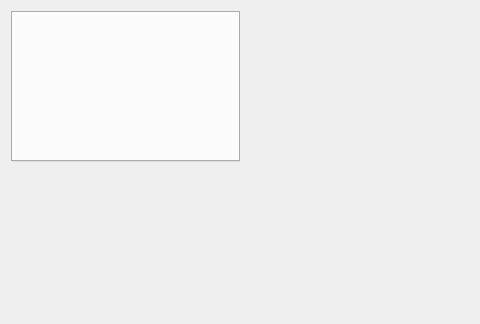
<?xml version="1.0" encoding="UTF-8"?>
<ui version="4.0">
 <class>WidgetAritightForm</class>
 <widget class="QWidget" name="WidgetAritightForm">
  <property name="geometry">
   <rect>
    <x>0</x>
    <y>0</y>
    <width>480</width>
    <height>324</height>
   </rect>
  </property>
  <property name="windowTitle">
   <string>Form</string>
  </property>
  <layout class="QGridLayout" name="gridLayout">
   <item row="0" column="0">
    <widget class="QTabWidget" name="tabWidget">
     <property name="currentIndex">
      <number>-1</number>
     </property>
    </widget>
   </item>
   <item row="0" column="1">
    <spacer name="horizontalSpacer">
     <property name="orientation">
      <enum>Qt::Horizontal</enum>
     </property>
     <property name="sizeHint" stdset="0">
      <size>
       <width>40</width>
       <height>20</height>
      </size>
     </property>
    </spacer>
   </item>
   <item row="1" column="0">
    <spacer name="verticalSpacer">
     <property name="orientation">
      <enum>Qt::Vertical</enum>
     </property>
     <property name="sizeHint" stdset="0">
      <size>
       <width>20</width>
       <height>40</height>
      </size>
     </property>
    </spacer>
   </item>
  </layout>
 </widget>
 <resources/>
 <connections/>
</ui>
